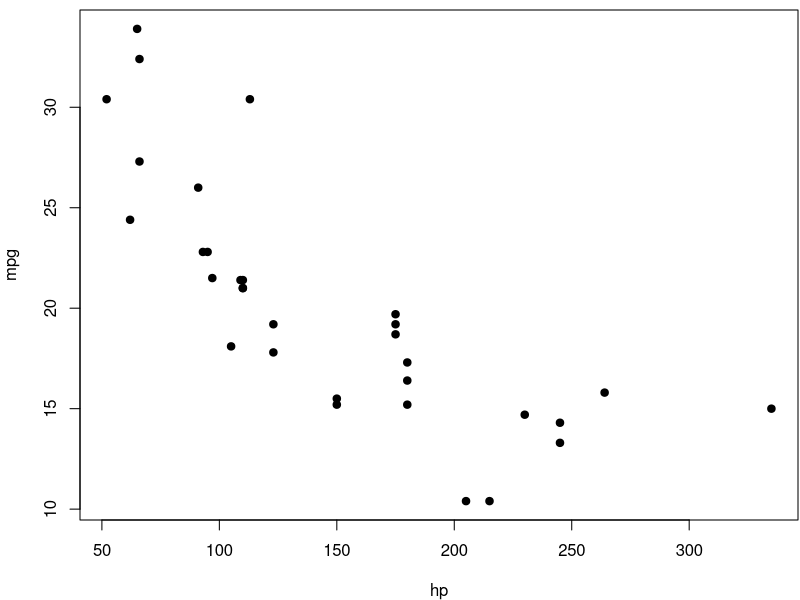

Write the R code that produced this figure.
## ---- chunk 1
knitr::opts_chunk$set(echo = TRUE)
## ---- chunk 2
par(mar = c(4, 4, .5, .1))
plot(mpg ~ hp, data = mtcars, pch = 19)
## ---- chunk 3
head(mtcars)
